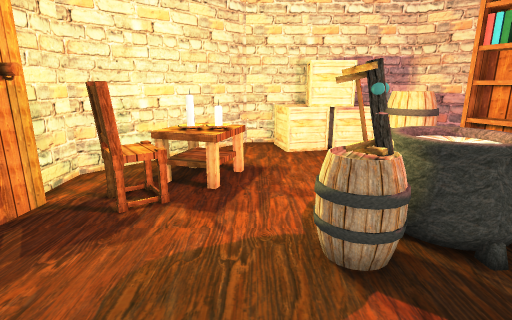
view 1 (above)

14 first-person views from a walk through a 3-D level made in the Unity game engine. The camera is 1.5 m above the floor, tilts 14° down and sees 80° across. The floor is counted in squares, 0.5 m on a side. Each view is taken from the middle of a square. On the plan, view 1 faces up. The plan holds only what a view shows up to about 20 squares ahead; the rest is blank. The place goes on beyond the plan.

view 2
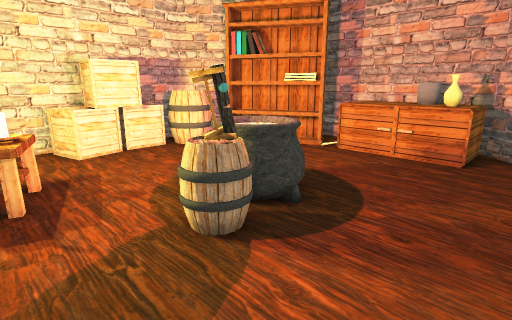

view 3
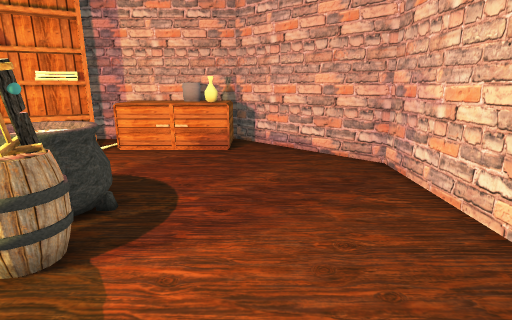

view 4
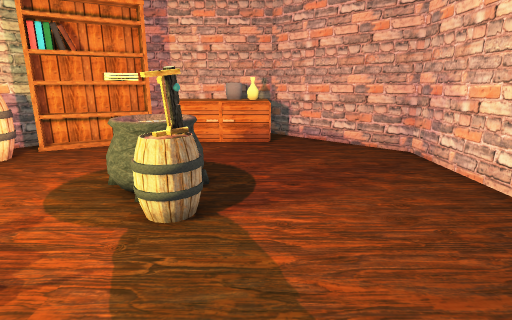

view 5
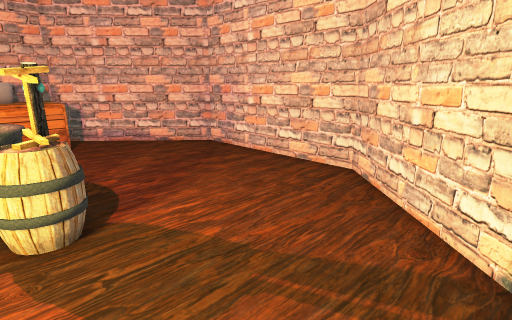

view 6
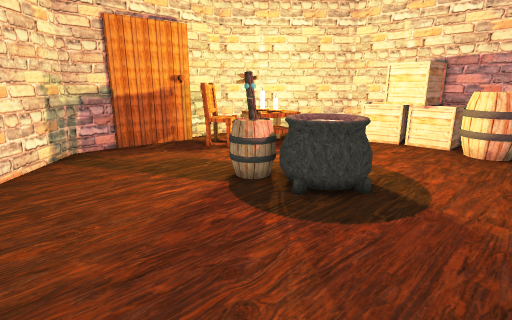

view 7
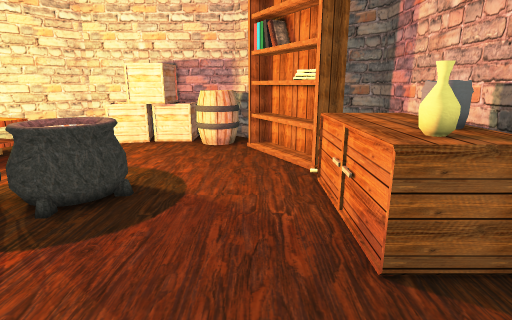

view 8
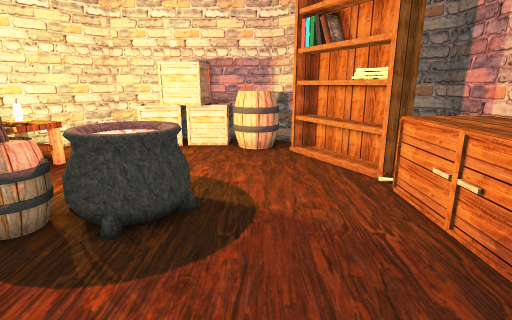

view 9
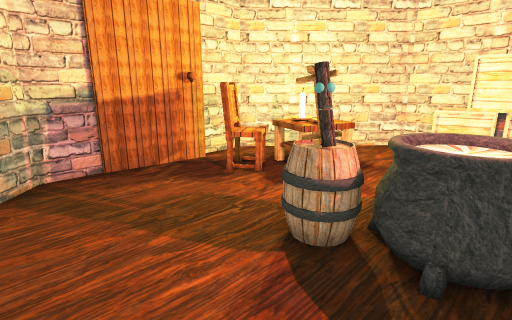

view 10
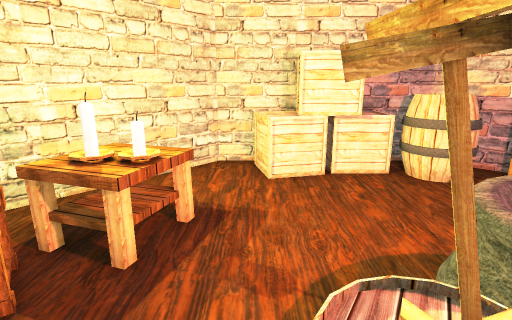

view 11
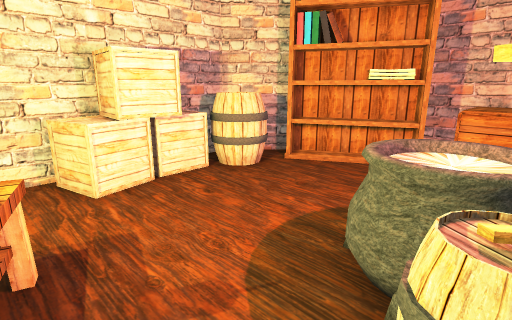

view 12
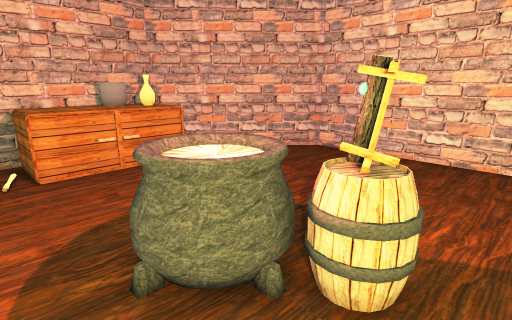

view 13
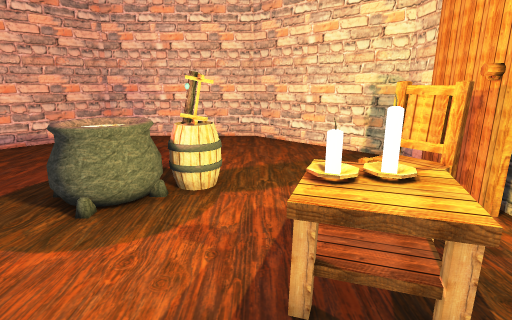

view 14
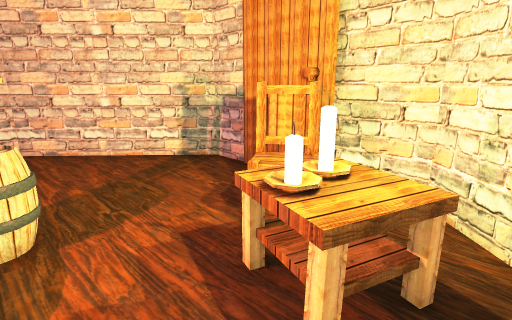

### Floor plan
Points are (right, up) in squares from view 1. A wall is a line through its corners. A room is listed if a view was taken in it or the views show most of it. See-through windows are left out.
Room 1 (views 1, 2, 3, 4, 5, 6, 7, 8, 9, 10, 11, 12, 13, 14)
walls: (-5.4, 7.4) (-5.9, 3.3); (3.5, 15.9) (-0.5, 15.9) (-6, 10) (-6, 7); (10.1, 13.9) (7.9, 15.9) (5.4, 15.9); (14, 4.5) (13.9, 10.4) (12.7, 11.5); (-6, 3.5) (-6, 1.6) (0.1, -4.1) (8.5, -4) (14, 2.1)
objects: chair (-4, 7) to (-2, 9); table (-3, 9) to (-1, 11); barrel (1, 4) to (3, 6); box (1, 14) to (5, 16); cauldron (3, 5) to (5, 7); barrel (6, 13) to (8, 15); bookshelf (9, 9) to (12, 13); cupboard (11, 2) to (13, 7)
Room 2 (no view inside)
walls: (14, 2.1) (14, 4.5)

Positions as (right, up) in squares from view 1, and headings:
1: (0, 0), facing up
2: (-2, 0), facing up-right
3: (-3, 1), facing right
4: (-5, 3), facing right
5: (-5, 6), facing down-right
6: (9, -2), facing up-left
7: (9, -2), facing up
8: (7, -1), facing up
9: (5, 0), facing up-left
10: (1, 4), facing up
11: (-1, 5), facing up-right
12: (0, 9), facing down-right
13: (0, 14), facing down
14: (2, 12), facing down-left
